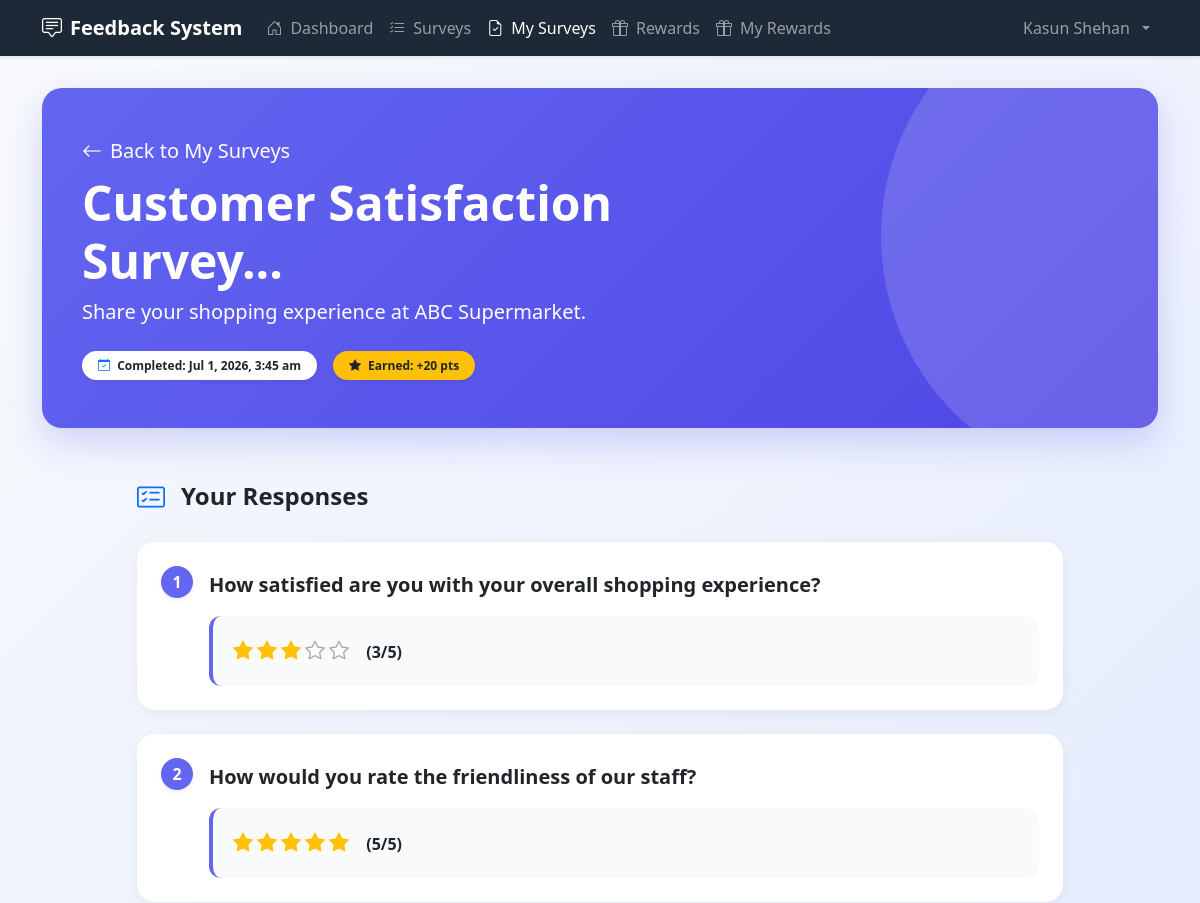
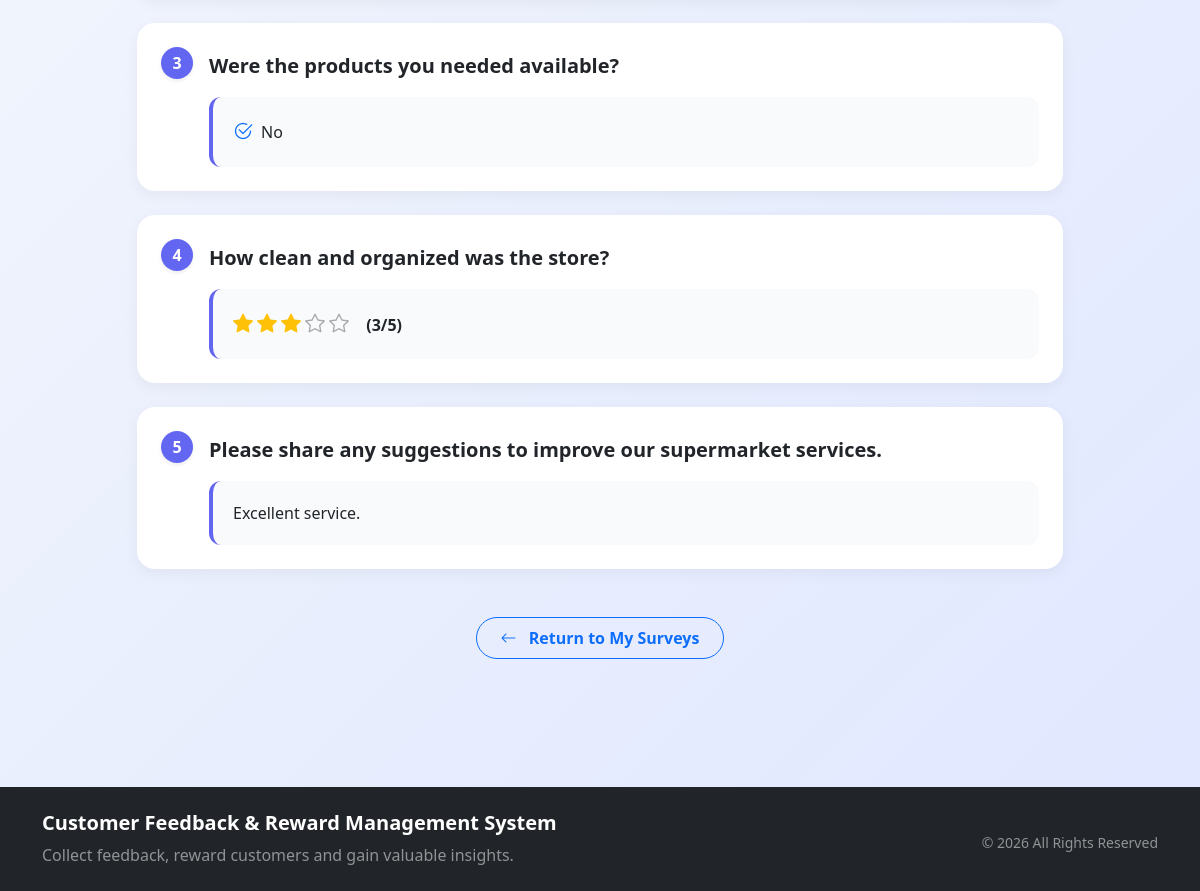
The page /user/view_survey_response.php?response_id=20 (signed in) on the database its author committed (2 pictures, top to bottom).
### tables this page shows
CREATE TABLE `surveys` (
  `survey_id` int NOT NULL AUTO_INCREMENT,
  `company_id` int NOT NULL,
  `title` varchar(200) NOT NULL,
  `description` text,
  `points_reward` int NOT NULL,
  `status` enum('draft','active') DEFAULT 'draft',
  `expiry_date` date DEFAULT NULL,
  `created_at` timestamp NULL DEFAULT CURRENT_TIMESTAMP,
  PRIMARY KEY (`survey_id`),
  KEY `company_id` (`company_id`),
  KEY `idx_status` (`status`),
  KEY `idx_expiry` (`expiry_date`),
  CONSTRAINT `fk_surveys_company` FOREIGN KEY (`company_id`) REFERENCES `companies` (`company_id`) ON DELETE CASCADE
);

CREATE TABLE `responses` (
  `response_id` int NOT NULL AUTO_INCREMENT,
  `user_id` int NOT NULL,
  `survey_id` int NOT NULL,
  `submitted_at` timestamp NULL DEFAULT CURRENT_TIMESTAMP,
  PRIMARY KEY (`response_id`),
  UNIQUE KEY `uk_user_survey` (`user_id`,`survey_id`),
  KEY `user_id` (`user_id`),
  KEY `survey_id` (`survey_id`),
  CONSTRAINT `fk_responses_survey` FOREIGN KEY (`survey_id`) REFERENCES `surveys` (`survey_id`) ON DELETE RESTRICT,
  CONSTRAINT `fk_responses_user` FOREIGN KEY (`user_id`) REFERENCES `users` (`user_id`) ON DELETE RESTRICT
);

CREATE TABLE `questions` (
  `question_id` int NOT NULL AUTO_INCREMENT,
  `survey_id` int NOT NULL,
  `question_text` text NOT NULL,
  `question_type` enum('mcq','rating','text') NOT NULL,
  PRIMARY KEY (`question_id`),
  KEY `survey_id` (`survey_id`),
  CONSTRAINT `fk_questions_survey` FOREIGN KEY (`survey_id`) REFERENCES `surveys` (`survey_id`) ON DELETE CASCADE
);

CREATE TABLE `answers` (
  `answer_id` int NOT NULL AUTO_INCREMENT,
  `response_id` int NOT NULL,
  `question_id` int NOT NULL,
  `answer_text` text NOT NULL,
  PRIMARY KEY (`answer_id`),
  KEY `response_id` (`response_id`),
  KEY `question_id` (`question_id`),
  CONSTRAINT `fk_answers_question` FOREIGN KEY (`question_id`) REFERENCES `questions` (`question_id`) ON DELETE RESTRICT,
  CONSTRAINT `fk_answers_response` FOREIGN KEY (`response_id`) REFERENCES `responses` (`response_id`) ON DELETE CASCADE
);

### user/view_survey_response.php (the view, shortened to what this page needs)
<?php
include("../config/db.php");
$user_id = $_SESSION['user_id'];
$response_id = (int)$_GET['response_id'];
$query = "
    SELECT
        s.title,
        s.description,
        s.points_reward,
        r.submitted_at,
        q.question_text,
        q.question_type,
        a.answer_text
    FROM responses r
    JOIN surveys s ON r.survey_id = s.survey_id
    JOIN answers a ON r.response_id = a.response_id
    JOIN questions q ON a.question_id = q.question_id
    WHERE r.response_id = ? AND r.user_id = ?
    ORDER BY q.question_id ASC
";
$stmt = $conn->prepare($query);
$stmt->bind_param("ii", $response_id, $user_id);
$stmt->execute();
$result = $stmt->get_result();
$answers = [];
while ($row = $result->fetch_assoc()) {
    $answers[] = $row;
}
$survey = $answers[0];
?>
<!DOCTYPE html>
<html lang="en">
<head>
    <link href="https://cdn.jsdelivr.net/npm/bootstrap@5.3.6/dist/css/bootstrap.min.css" rel="stylesheet">
    <link href="https://cdn.jsdelivr.net/npm/bootstrap-icons@1.11.3/font/bootstrap-icons.css" rel="stylesheet">
</head>
<body>
    <?php include("../includes/user_navbar.php"); ?>
    <div class="container dashboard-container">
        <div class="hero-section">
            <div class="row align-items-center position-relative" style="z-index: 1;">
                <div class="col-lg-8">
                    <p class="mb-2 opacity-90 fs-5">
                        <a href="my_surveys.php" class="text-white text-decoration-none"><i class="bi bi-arrow-left me-2"></i>Back to My Surveys</a>
                    </p>
                    <h1 class="display-5 fw-bold mb-2"><?php echo htmlspecialchars($survey['title']); ?></h1>
                    <?php if (!empty($survey['description'])): ?>
                        <p class="lead opacity-90 mb-3"><?php echo htmlspecialchars($survey['description']); ?></p>
                    <?php endif; ?>
                    <div class="d-flex align-items-center gap-3 mt-4">
                        <span class="badge bg-white text-dark rounded-pill px-3 py-2 fw-bold shadow-sm">
                            <i class="bi bi-calendar-check me-1 text-primary"></i>
                            Completed: <?php echo date("M j, Y, g:i a", strtotime($survey['submitted_at'])); ?>
                        </span>
                        <span class="badge bg-warning text-dark rounded-pill px-3 py-2 fw-bold shadow-sm">
                            <i class="bi bi-star-fill me-1"></i> Earned: +<?php echo number_format($survey['points_reward']); ?> pts
                        </span>
                    </div>
                </div>
            </div>
        </div>
        <div class="row justify-content-center">
            <div class="col-lg-10">
                <div class="mb-4 d-flex align-items-center">
                    <i class="bi bi-card-checklist fs-3 text-primary me-3"></i>
                    <h4 class="mb-0 fw-bold text-dark">Your Responses</h4>
                </div>
                <?php
                $q_num = 1;
                foreach ($answers as $ans):
                ?>
                    <div class="question-card p-4">
                        <div class="d-flex align-items-start mb-3">
                            <div class="question-badge me-3 shadow-sm flex-shrink-0">
                                <?php echo $q_num++; ?>
                            </div>
                            <h5 class="fw-semibold text-dark mb-0 pt-1 lh-base">
                                <?php echo htmlspecialchars($ans['question_text']); ?>
                            </h5>
                        </div>
                        <div class="ms-5">
                            <div class="answer-block">
                                <?php if ($ans['question_type'] === 'rating'): ?>
                                    <div class="text-warning fs-5">
                                        <?php
                                            $rating = (int)$ans['answer_text'];
                                            for($i = 1; $i <= 5; $i++) {
                                                if($i <= $rating) {
                                                    echo '<i class="bi bi-star-fill me-1"></i>';
                                                } else {
                                                    echo '<i class="bi bi-star me-1 text-muted opacity-50"></i>';
                                                }
                                            }
                                        ?>
                                        <span class="text-dark ms-2 fw-bold fs-6">(<?php echo $rating; ?>/5)</span>
                                    </div>
                                <?php elseif ($ans['question_type'] === 'mcq'): ?>
                                    <div class="d-flex align-items-center">
                                        <i class="bi bi-check2-circle text-primary fs-5 me-2"></i>
                                        <span class="fw-medium text-dark"><?php echo htmlspecialchars($ans['answer_text']); ?></span>
                                    </div>
                                <?php else: ?>
                                    <p class="mb-0 text-dark">
                                        <?php echo nl2br(htmlspecialchars($ans['answer_text'])); ?>
                                    </p>
                                <?php endif; ?>
                            </div>
                        </div>
                    </div>
                <?php endforeach; ?>
                <div class="text-center mt-5">
                    <a href="my_surveys.php" class="btn btn-outline-primary px-4 py-2 rounded-pill fw-semibold">
                        <i class="bi bi-arrow-left me-2"></i> Return to My Surveys
                    </a>
                </div>
            </div>
        </div>
    </div>
    <?php include('../includes/footer.php'); ?>
</body>
</html>

### user/view_survey_response.php (style rules this page uses)
:root { --primary: #6366f1; --primary-dark: #4f46e5; --success: #10b981; --dark: #1e2937; }
body { background: linear-gradient(135deg, #f8fafc 0%, #e0e7ff 100%); font-family: 'Segoe UI', system-ui, -apple-system, sans-serif; min-height: 100vh; }
.dashboard-container { padding-top: 2rem; padding-bottom: 5rem; }
.hero-section { background: linear-gradient(135deg, #6366f1 0%, #4f46e5 100%); color: white; border-radius: 20px; padding: 3rem 2.5rem; margin-bottom: 3rem; position: relative; overflow: hidden; box-shadow: 0 15px 35px rgba(99, 102, 241, 0.25); }
.hero-section::before { content: ''; position: absolute; top: -30%; right: -20%; width: 500px; height: 500px; background: rgba(255,255,255,0.15); border-radius: 50%; }
.question-card { border: none; border-radius: 18px; background: white; box-shadow: 0 4px 15px rgba(0,0,0,0.05); margin-bottom: 1.5rem; }
.question-badge { background: var(--primary); color: white; width: 32px; height: 32px; border-radius: 50%; display: flex; align-items: center; justify-content: center; font-weight: bold; }
.answer-block { background: #f8fafc; border-radius: 12px; padding: 1.25rem; border-left: 4px solid var(--primary); }

### rows shown on the page
surveys: title "Customer Satisfaction Survey...", description "Share your shopping experience at ABC Supermarket.", points_reward "20"
responses: submitted_at "Jul 1, 2026, 3:45 am", questions.question_text "How satisfied are you with your overall shopping experience?", answers.answer_text "3", questions.question_text "How would you rate the friendliness of our staff?", answers.answer_text "5", questions.question_text "Were the products you needed available?", answers.answer_text "No", questions.question_text "How clean and organized was the store?", questions.question_text "Please share any suggestions to improve our supermarket services.", answers.answer_text "Excellent service."

### other values the page prints
$_SESSION['user_name'] "Kasun Shehan"
